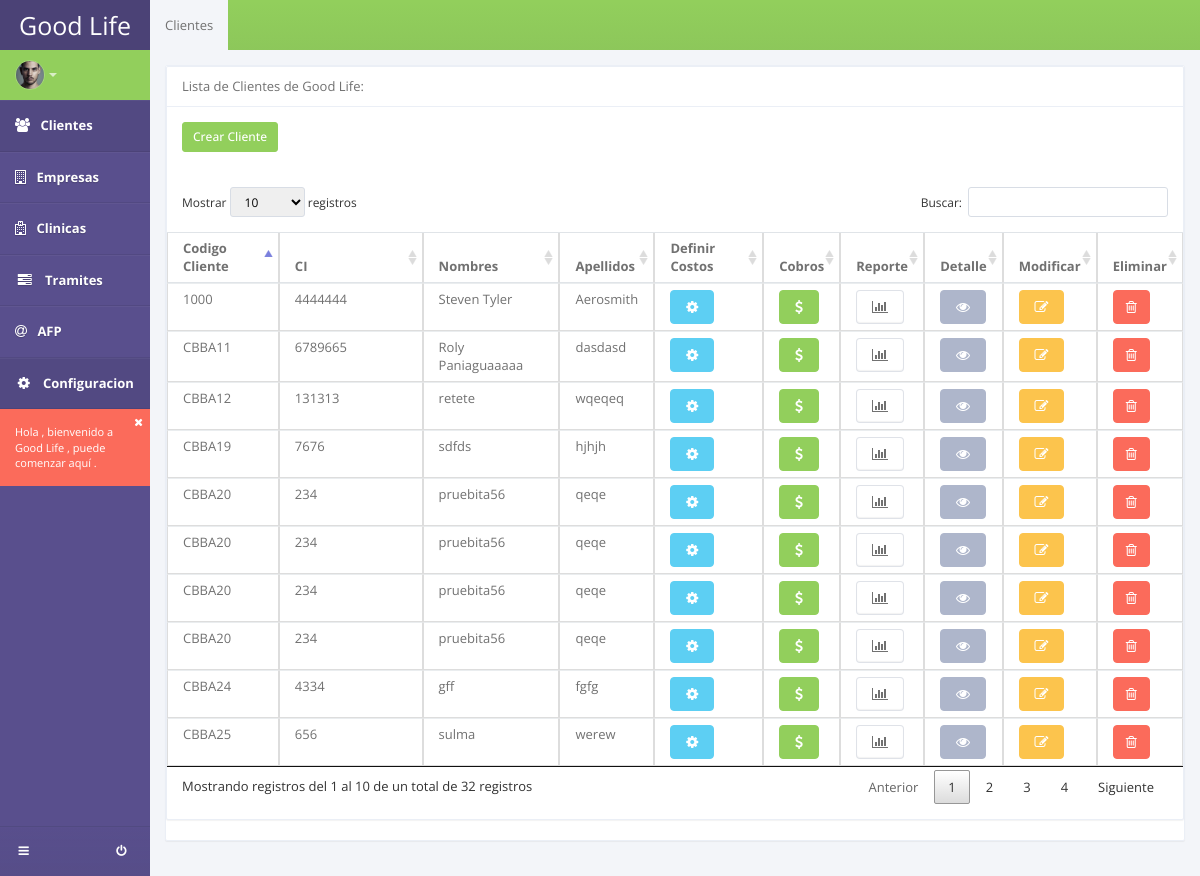
The app's page /listar_cliente/ with its own data.
### apps/clientes/models.py (models this page shows, shortened)
class Cliente(models.Model):
	codigo_gl = models.CharField(max_length=20)
	fecha_ingreso = models.DateField(null=True, blank=True)
	ciudad_origen = models.CharField(max_length=50, choices=DEP_CHOICES)
	nombres = models.CharField(max_length=100)
	apellidos = models.CharField(max_length=100)
	fecha_naciemiento = models.DateField(null=True, blank=True)
	edad = models.IntegerField()
	ci = models.BigIntegerField()
	expedido = models.CharField(max_length=100, null=True, blank=True)
	telefono = models.IntegerField(null=True, blank=True)
	cel = models.IntegerField(null=True, blank=True)
	foto = models.ImageField(upload_to='clientes', null=True, blank=True)
	activo = models.BooleanField(default=True)
	empresa = models.ForeignKey(Empresa, null=True, blank=True)
	tramite = models.ForeignKey(Tramite, null=True, blank=True)
	afps = models.ForeignKey(TramiteAfp, null=True, blank=True)
	clinica = models.ForeignKey(Clinica, null=True, blank=True)
	persona_referencia = models.CharField(max_length=150, null=True, blank=True)
	telefono_per_referencia = models.IntegerField(null=True, blank=True)
	cel_per_referencia = models.IntegerField(null=True, blank=True)
	usuario = models.CharField(max_length=50, null=True, blank=True)
	fecha_inactivo = models.DateField(null=True, blank=True)
	seguro = models.CharField(max_length=50, null=True, blank=True)

### apps/clientes/views.py (the view)
# urls.py: url(r'^listar_cliente/$', ClienteList.as_view(), name='listar_cliente'),
class ClienteList(ListView):
  template_name = 'clientes/lista_cliente.html'
  model = Cliente

### templates/clientes/lista_cliente.html (shortened to what this page needs)
{% extends 'base_sistema.html' %}
{% block content %}
<section id="content">
	<section class="vbox">
		<header class="header bg-success bg-gradient">
	        <ul class="nav nav-tabs">
	            <li class="active"><a href="#static" data-toggle="tab">Clientes</a></li>
	        </ul>
	    </header>
	    <section class="scrollable wrapper">
			<div class="tab-content">
				<div class="panel panel-default">
					<section class="panel">
					    <header class="panel-heading"> Lista de Clientes de Good Life: </header>
					    <div class="row text-sm wrapper">
					        <div class="col-sm-5 m-b-xs">
					            <a class="btn btn-sm btn-success" href="/registrar_cliente/">Crear Cliente</a>
					        </div>
					        <div class="col-sm-4 m-b-xs">
					        </div>
					        <div class="col-sm-3">
					        </div>
					    </div>
					    <div class="table-responsive">
					        <table summary="This table shows how to create responsive tables using Bootstrap's default functionality" class="table table-bordered table-hover" id="tabla">
						          <thead>
						            <tr>
						            	<th>Codigo Cliente</th>
						            	<th>CI</th>
										<th>Nombres</th>
										<th>Apellidos</th>
										<th>Definir Costos</th>
										<th>Cobros</th>
										<th>Reporte</th>
										<th>Detalle</th>
										<th>Modificar</th>
										<th>Eliminar</th>
						            </tr>
							        </thead>
										<tbody>
									{% for object in object_list %}
										<tr>
											<td>{{object.codigo_gl}}</td>
											<td>{{object.ci}}</td>
											<td>{{object.nombres}}</td>
											<td>{{object.apellidos}}</td>
											<td>
												<a class="btn btn-info" href="/costos_por_cliente/{{object.id}}"><i class="icon-gear text"></i></a>
											</td>
											<td>
												<a class="btn btn-success" href="/cobro_cliente/{{object.id}}"><i class="icon-dollar text"></i></a>
											</td>
											<td>
												<a class="btn btn-white" href="/reportecobro/{{object.id}}" target="_blank"><i class="icon-bar-chart text"></i></a>
											</td>
											<td>
												<a class="btn btn-default" href="/detail_cliente/{{object.id}}"><i class="icon-eye-open text"></i></a>
											</td>
											<td>
												<a class="btn btn-warning" href="/update_cliente/{{object.id}}"><i class="icon-edit text"></i></a>
											</td>
											<td>
												<a class="btn btn-danger" href="#" data-toggle="modal" data-target="#modalDel{{object.id}}"><i class="fa fa-trash-o text"></i></a>
											</td>
										</tr>
									{% endfor %}
									</tbody>
						        </table>
					    </div>
					</section>
			</div>
		</section>
	</section>
</section>
{% endblock content %}

### records on screen
Cliente: codigo_gl "CBBA11", ci "6789665", nombres "Roly Paniaguaaaaa", apellidos "dasdasd"
Cliente: codigo_gl "CBBA12", ci "131313", nombres "retete", apellidos "wqeqeq"
Cliente: codigo_gl "CBBA19", ci "7676", nombres "sdfds", apellidos "hjhjh"
Cliente: codigo_gl "CBBA20", ci "234", nombres "pruebita56", apellidos "qeqe"
Cliente: codigo_gl "CBBA20", ci "234", nombres "pruebita56", apellidos "qeqe"
Cliente: codigo_gl "CBBA20", ci "234", nombres "pruebita56", apellidos "qeqe"
Cliente: codigo_gl "CBBA20", ci "234", nombres "pruebita56", apellidos "qeqe"
Cliente: codigo_gl "CBBA24", ci "4334", nombres "gff", apellidos "fgfg"
Cliente: codigo_gl "CBBA25", ci "656", nombres "sulma", apellidos "werew"
Cliente: codigo_gl "1000", ci "4444444", nombres "Steven Tyler", apellidos "Aerosmith"
